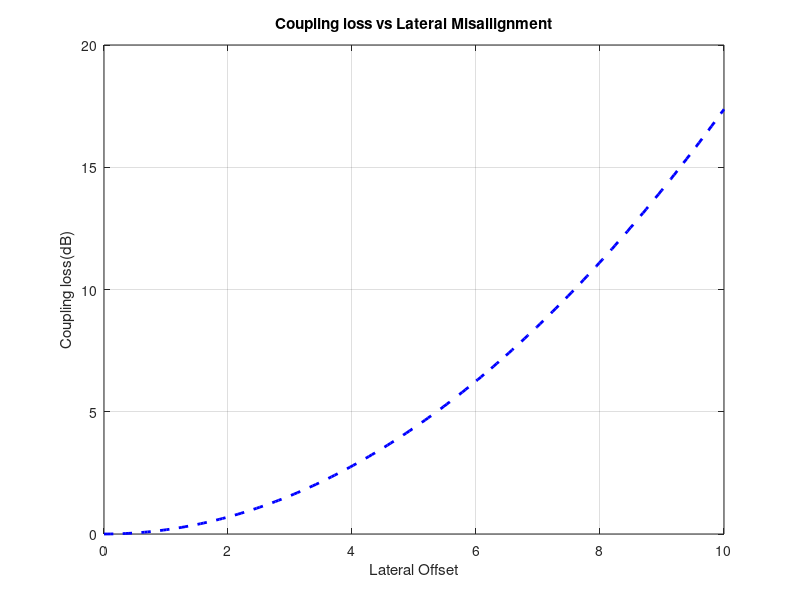
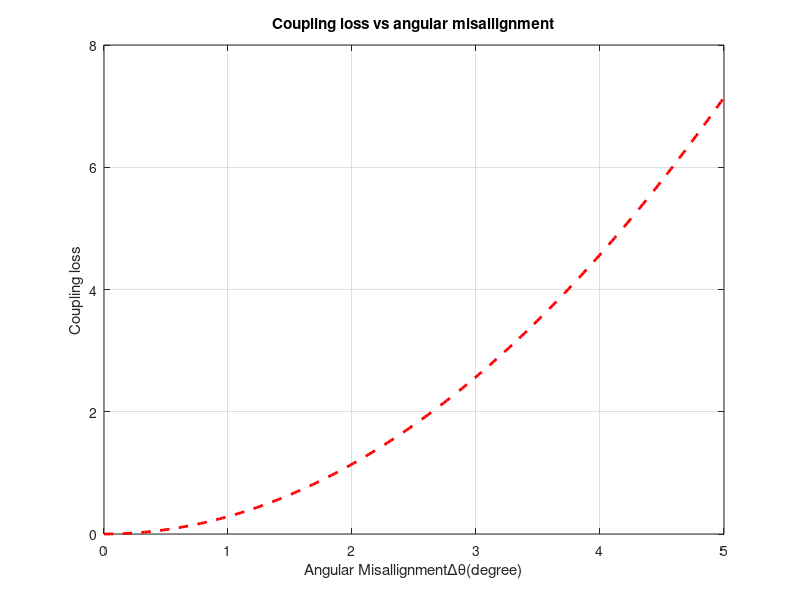
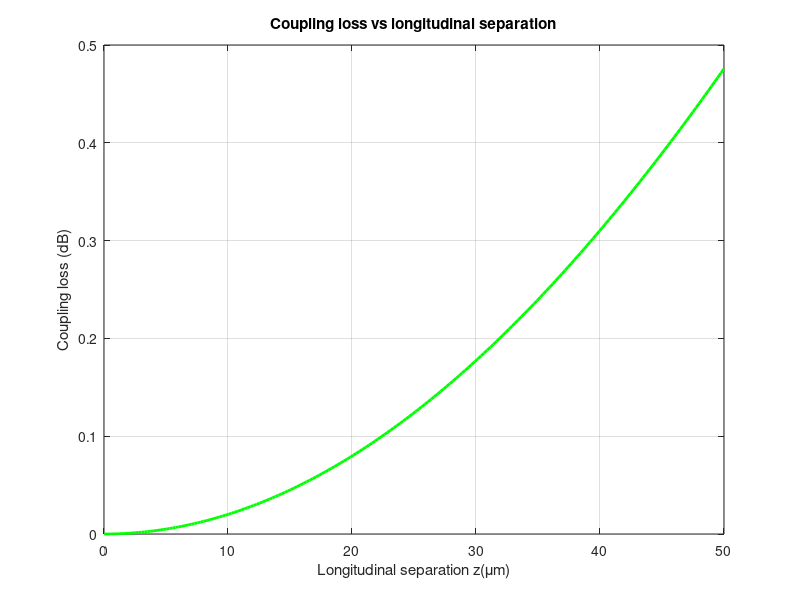
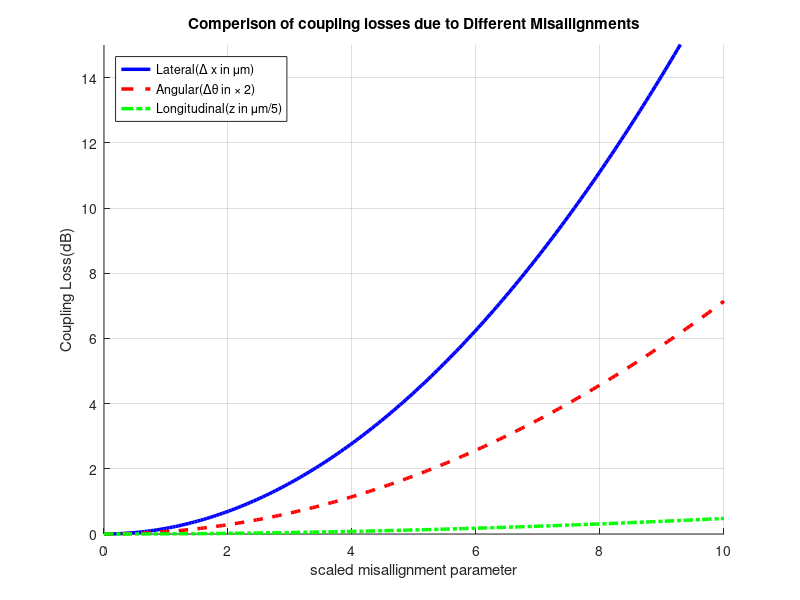

Here is the MATLAB script that generated these plots, in order:
clc;
clear all;
close all;
w=5.0;
lambda=1.55;
n=1.45;
N=200;
% ---------------1.Lateral Misalignment------------------
dx=linspace(0,10,N);
eta_lat=exp(-(dx/w).^2);
loss_lat=-10*log10(eta_lat);
figure(1);
plot(dx,loss_lat,'b--','LineWidth',2);
xlabel('Lateral Offset');
ylabel('Coupling loss(dB)');
title('Coupling loss vs Lateral Misallignment');
grid on;
xlim([0 10]);

%----------angular misallignment----------
dth_deg=linspace(0,5,N);
dth_rad=dth_deg*pi/180;
eta_ang=exp(-(pi*dth_rad*w*n/lambda).^2);
Loss_ang=-10*log10(max(eta_ang,1e-12));

figure(2);
plot(dth_deg,Loss_ang,'r--', 'LineWidth',2);
xlabel('Angular Misallignment\Delta\theta(degree)');
ylabel('Coupling loss');
title('Coupling loss vs angular misallignment');
grid on; xlim([0 5]);


%----------Longitudinal misallignment----------
z=linspace(0,50,N);
eta_long=1./(1+(z*lambda./(2*pi*n*w^2)).^2);
Loss_long=-10*log10(max(eta_long,1e-12));

figure(3);
plot(z,Loss_long,'g-','LineWidth',2);
xlabel('Longitudinal separation z(\mum)');
ylabel('Coupling loss (dB)');
title('Coupling loss vs longitudinal separation');
grid on; xlim([0 50]);

figure(4);
hold on;
plot(dx,loss_lat,'b-','LineWidth',2.5,'DisplayName','Lateral(\Delta x in \mum)');
plot(dth_deg*2,Loss_ang,'r--','LineWidth',2.5,'DisplayName','Angular(\Delta\theta in \times 2)');
plot(z/5,Loss_long,'g-.','LineWidth',2.5,'DisplayName','Longitudinal(z in \mum/5)');
xlabel('scaled misallignment parameter');
ylabel('Coupling Loss(dB)');
title('Comperison of coupling losses due to Different Misallignments');
legend('Location','northwest');
grid on;
xlim([0 10]);
ylim([0 15]);
hold off;
